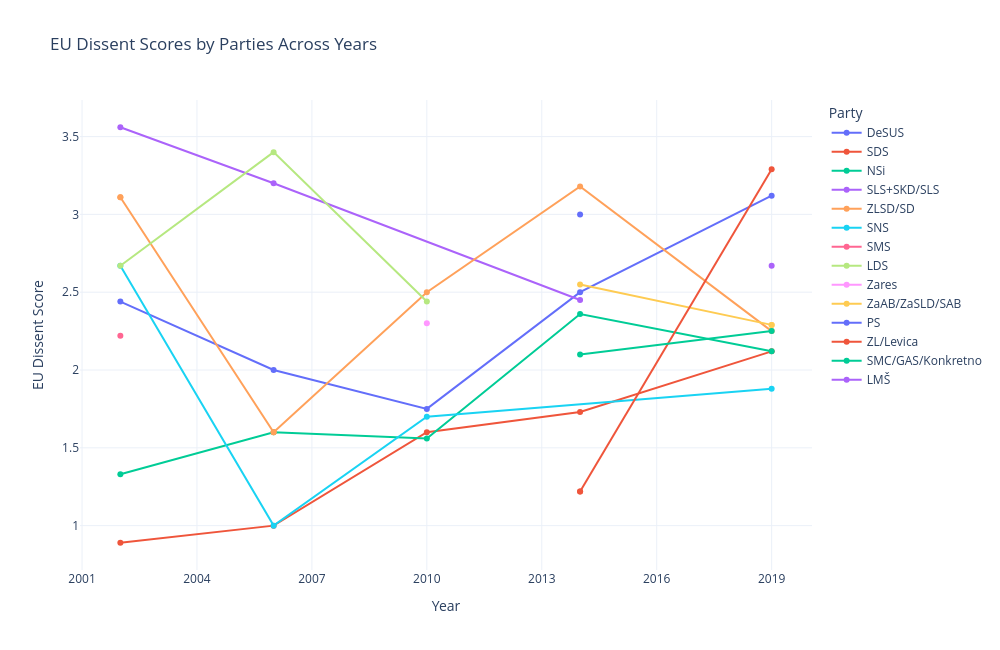

Write notebook code for a chart like this one.
### Markdown cell above
## EU dissent

Degree of dissent on European integration in YEAR [11-point scale]:

0 = Party was completely united. … 10 = Party was extremely divided.

### Code cell
eu_dissent = df.dropna(subset=["eu_dissent"])
fig = px.line(eu_dissent, x='year', y='eu_dissent', color='grouped_party', 
              markers=True, title='EU Dissent Scores by Parties Across Years',
              labels={'year': 'Year', 'eu_dissent': 'EU Dissent', 'grouped_party': 'Party'}, color_discrete_sequence=px.colors.qualitative.Plotly,
)

fig.update_layout(
    xaxis=dict(tickmode='linear', dtick=3),
    yaxis_title='EU Dissent Score',
    legend_title='Party',
    template='plotly_white'
)

fig.update_layout(
    height=650,  
    width=1000,
)
fig.write_image('../../Figures/Sentiment_Analysis/CHES/EU_Dissent.png')

fig.show()

### Figure 1 — Plotly figure (JSON) as saved in the notebook; plotly's stock layout.template omitted (floating-point values rounded to 4 significant figures)
{"data": [{"hovertemplate": "Party=DeSUS<br>Year=%{x}<br>EU Dissent=%{y}<extra></extra>", "legendgroup": "DeSUS", "line": {"color": "#636EFA", "dash": "solid"}, "marker": {"symbol": "circle"}, "mode": "lines+markers", "name": "DeSUS", "orientation": "v", "showlegend": true, "type": "scatter", "x": [2002.0, 2006.0, 2010.0, 2014.0, 2019.0], "xaxis": "x", "y": [2.44, 2.0, 1.75, 2.5, 3.12], "yaxis": "y"}, {"hovertemplate": "Party=SDS<br>Year=%{x}<br>EU Dissent=%{y}<extra></extra>", "legendgroup": "SDS", "line": {"color": "#EF553B", "dash": "solid"}, "marker": {"symbol": "circle"}, "mode": "lines+markers", "name": "SDS", "orientation": "v", "showlegend": true, "type": "scatter", "x": [2002.0, 2006.0, 2010.0, 2014.0, 2019.0], "xaxis": "x", "y": [0.89, 1.0, 1.6, 1.73, 2.12], "yaxis": "y"}, {"hovertemplate": "Party=NSi<br>Year=%{x}<br>EU Dissent=%{y}<extra></extra>", "legendgroup": "NSi", "line": {"color": "#00CC96", "dash": "solid"}, "marker": {"symbol": "circle"}, "mode": "lines+markers", "name": "NSi", "orientation": "v", "showlegend": true, "type": "scatter", "x": [2002.0, 2006.0, 2010.0, 2014.0, 2019.0], "xaxis": "x", "y": [1.33, 1.6, 1.56, 2.36, 2.12], "yaxis": "y"}, {"hovertemplate": "Party=SLS+SKD/SLS<br>Year=%{x}<br>EU Dissent=%{y}<extra></extra>", "legendgroup": "SLS+SKD/SLS", "line": {"color": "#AB63FA", "dash": "solid"}, "marker": {"symbol": "circle"}, "mode": "lines+markers", "name": "SLS+SKD/SLS", "orientation": "v", "showlegend": true, "type": "scatter", "x": [2002.0, 2006.0, 2014.0], "xaxis": "x", "y": [3.56, 3.2, 2.45], "yaxis": "y"}, {"hovertemplate": "Party=ZLSD/SD<br>Year=%{x}<br>EU Dissent=%{y}<extra></extra>", "legendgroup": "ZLSD/SD", "line": {"color": "#FFA15A", "dash": "solid"}, "marker": {"symbol": "circle"}, "mode": "lines+markers", "name": "ZLSD/SD", "orientation": "v", "showlegend": true, "type": "scatter", "x": [2002.0, 2002.0, 2006.0, 2006.0, 2010.0, 2014.0, 2019.0], "xaxis": "x", "y": [3.11, 3.11, 1.6, 1.6, 2.5, 3.18, 2.25], "yaxis": "y"}, {"hovertemplate": "Party=SNS<br>Year=%{x}<br>EU Dissent=%{y}<extra></extra>", "legendgroup": "SNS", "line": {"color": "#19D3F3", "dash": "solid"}, "marker": {"symbol": "circle"}, "mode": "lines+markers", "name": "SNS", "orientation": "v", "showlegend": true, "type": "scatter", "x": [2002.0, 2006.0, 2010.0, 2019.0], "xaxis": "x", "y": [2.67, 1.0, 1.7, 1.88], "yaxis": "y"}, {"hovertemplate": "Party=SMS<br>Year=%{x}<br>EU Dissent=%{y}<extra></extra>", "legendgroup": "SMS", "line": {"color": "#FF6692", "dash": "solid"}, "marker": {"symbol": "circle"}, "mode": "lines+markers", "name": "SMS", "orientation": "v", "showlegend": true, "type": "scatter", "x": [2002.0], "xaxis": "x", "y": [2.22], "yaxis": "y"}, {"hovertemplate": "Party=LDS<br>Year=%{x}<br>EU Dissent=%{y}<extra></extra>", "legendgroup": "LDS", "line": {"color": "#B6E880", "dash": "solid"}, "marker": {"symbol": "circle"}, "mode": "lines+markers", "name": "LDS", "orientation": "v", "showlegend": true, "type": "scatter", "x": [2002.0, 2006.0, 2010.0], "xaxis": "x", "y": [2.67, 3.4, 2.44], "yaxis": "y"}, {"hovertemplate": "Party=Zares<br>Year=%{x}<br>EU Dissent=%{y}<extra></extra>", "legendgroup": "Zares", "line": {"color": "#FF97FF", "dash": "solid"}, "marker": {"symbol": "circle"}, "mode": "lines+markers", "name": "Zares", "orientation": "v", "showlegend": true, "type": "scatter", "x": [2010.0], "xaxis": "x", "y": [2.3], "yaxis": "y"}, {"hovertemplate": "Party=ZaAB/ZaSLD/SAB<br>Year=%{x}<br>EU Dissent=%{y}<extra></extra>", "legendgroup": "ZaAB/ZaSLD/SAB", "line": {"color": "#FECB52", "dash": "solid"}, "marker": {"symbol": "circle"}, "mode": "lines+markers", "name": "ZaAB/ZaSLD/SAB", "orientation": "v", "showlegend": true, "type": "scatter", "x": [2014.0, 2019.0, 2019.0], "xaxis": "x", "y": [2.55, 2.29, 2.29], "yaxis": "y"}, {"hovertemplate": "Party=PS<br>Year=%{x}<br>EU Dissent=%{y}<extra></extra>", "legendgroup": "PS", "line": {"color": "#636EFA", "dash": "solid"}, "marker": {"symbol": "circle"}, "mode": "lines+markers", "name": "PS", "orientation": "v", "showlegend": true, "type": "scatter", "x": [2014.0], "xaxis": "x", "y": [3.0], "yaxis": "y"}, {"hovertemplate": "Party=ZL/Levica<br>Year=%{x}<br>EU Dissent=%{y}<extra></extra>", "legendgroup": "ZL/Levica", "line": {"color": "#EF553B", "dash": "solid"}, "marker": {"symbol": "circle"}, "mode": "lines+markers", "name": "ZL/Levica", "orientation": "v", "showlegend": true, "type": "scatter", "x": [2014.0, 2014.0, 2019.0], "xaxis": "x", "y": [1.22, 1.22, 3.29], "yaxis": "y"}, {"hovertemplate": "Party=SMC/GAS/Konkretno<br>Year=%{x}<br>EU Dissent=%{y}<extra></extra>", "legendgroup": "SMC/GAS/Konkretno", "line": {"color": "#00CC96", "dash": "solid"}, "marker": {"symbol": "circle"}, "mode": "lines+markers", "name": "SMC/GAS/Konkretno", "orientation": "v", "showlegend": true, "type": "scatter", "x": [2014.0, 2019.0], "xaxis": "x", "y": [2.1, 2.25], "yaxis": "y"}, {"hovertemplate": "Party=LMŠ<br>Year=%{x}<br>EU Dissent=%{y}<extra></extra>", "legendgroup": "LMŠ", "line": {"color": "#AB63FA", "dash": "solid"}, "marker": {"symbol": "circle"}, "mode": "lines+markers", "name": "LMŠ", "orientation": "v", "showlegend": true, "type": "scatter", "x": [2019.0], "xaxis": "x", "y": [2.67], "yaxis": "y"}], "layout": {"height": 650, "legend": {"title": {"text": "Party"}, "tracegroupgap": 0}, "title": {"text": "EU Dissent Scores by Parties Across Years"}, "width": 1000, "xaxis": {"anchor": "y", "domain": [0, 1], "dtick": 3, "tickmode": "linear", "title": {"text": "Year"}}, "yaxis": {"anchor": "x", "domain": [0, 1], "title": {"text": "EU Dissent Score"}}}}
